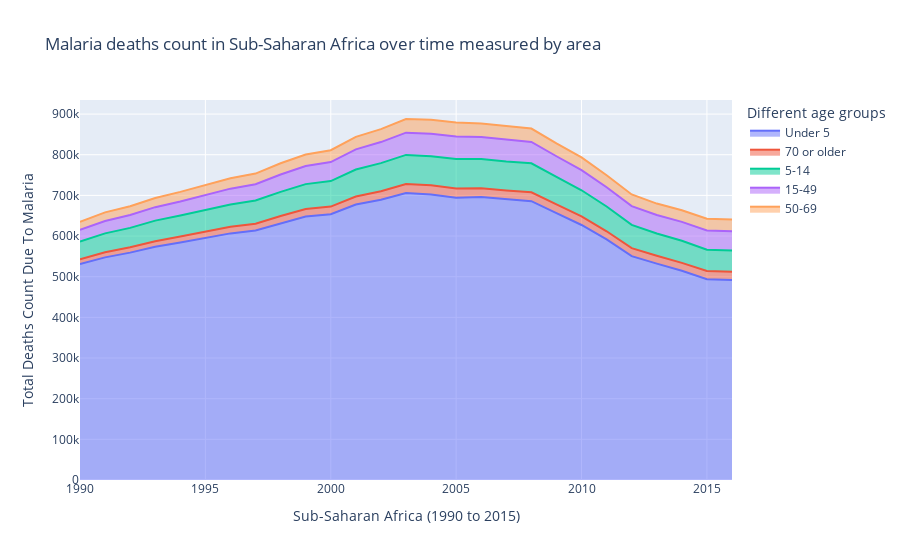

The code cell stored with this chart in its notebook:
### Markdown cell above
### After merging all the datasets together and sorted them:
### We can tell that Sub-Saharan Africa has the most deaths of malaria over the years
### Now let's see how many people of each age groups have died in Sub-Saharan Africa from 1990 to 2015.
### This is an area plot which I think perfectly shows the distribution of deaths from different age groups in Sub-Saharan Africa from 1990 to 2015.

### Code cell
df_merged_all_ssa=(pd.concat([df_merged_all[df_merged_all.Entity == "Sub-Saharan Africa"]]))
df_merged_all_ssa.head(15)
fig_ssa = px.area(df_merged_all_ssa, x="Year", y="deaths",color="age_group", labels={
                     "age_group": "Different age groups",
                     "Year": "Sub-Saharan Africa (1990 to 2015)",
                     "deaths": "Total Deaths Count Due To Malaria"
                 },
                title="Malaria deaths count in Sub-Saharan Africa over time measured by area ")
fig_ssa

### Figure 1 — Plotly figure (JSON) as saved in the notebook; plotly's stock layout.template omitted (floating-point values rounded to 4 significant figures)
{"data": [{"hovertemplate": "Different age groups=Under 5<br>Sub-Saharan Africa (1990 to 2015)=%{x}<br>Total Deaths Count Due To Malaria=%{y}<extra></extra>", "legendgroup": "Under 5", "line": {"color": "#636efa"}, "mode": "lines", "name": "Under 5", "orientation": "v", "showlegend": true, "stackgroup": "1", "type": "scatter", "x": [1990, 1991, 1992, 1993, 1994, 1995, 1996, 1997, 1998, 1999, 2000, 2001, 2002, 2003, 2004, 2005, 2006, 2007, 2008, 2009, 2010, 2011, 2012, 2013, 2014, 2015, 2016], "xaxis": "x", "y": [530900.0, 547500.0, 559200.0, 573500.0, 584200.0, 595800.0, 606600.0, 613700.0, 631800.0, 648200.0, 653800.0, 677500.0, 689400.0, 706100.0, 702400.0, 694300.0, 695800.0, 689900.0, 685700.0, 656500.0, 627200.0, 591600.0, 550600.0, 532200.0, 514500.0, 494000.0, 491900.0], "yaxis": "y"}, {"hovertemplate": "Different age groups=70 or older<br>Sub-Saharan Africa (1990 to 2015)=%{x}<br>Total Deaths Count Due To Malaria=%{y}<extra></extra>", "legendgroup": "70 or older", "line": {"color": "#EF553B"}, "mode": "lines", "name": "70 or older", "orientation": "v", "showlegend": true, "stackgroup": "1", "type": "scatter", "x": [1990, 1991, 1992, 1993, 1994, 1995, 1996, 1997, 1998, 1999, 2000, 2001, 2002, 2003, 2004, 2005, 2006, 2007, 2008, 2009, 2010, 2011, 2012, 2013, 2014, 2015, 2016], "xaxis": "x", "y": [11940.0, 12840.0, 13220.0, 13910.0, 14540.0, 15270.0, 16120.0, 16600.0, 17550.0, 18030.0, 18600.0, 19810.0, 20690.0, 21890.0, 22240.0, 22490.0, 22040.0, 22230.0, 22030.0, 21360.0, 21050.0, 20140.0, 19740.0, 19370.0, 19670.0, 19910.0, 20020.0], "yaxis": "y"}, {"hovertemplate": "Different age groups=5-14<br>Sub-Saharan Africa (1990 to 2015)=%{x}<br>Total Deaths Count Due To Malaria=%{y}<extra></extra>", "legendgroup": "5-14", "line": {"color": "#00cc96"}, "mode": "lines", "name": "5-14", "orientation": "v", "showlegend": true, "stackgroup": "1", "type": "scatter", "x": [1990, 1991, 1992, 1993, 1994, 1995, 1996, 1997, 1998, 1999, 2000, 2001, 2002, 2003, 2004, 2005, 2006, 2007, 2008, 2009, 2010, 2011, 2012, 2013, 2014, 2015, 2016], "xaxis": "x", "y": [43950.0, 46210.0, 47690.0, 50520.0, 51820.0, 53280.0, 55080.0, 56990.0, 59410.0, 61460.0, 62810.0, 66250.0, 69270.0, 71590.0, 71880.0, 72680.0, 71570.0, 71280.0, 71180.0, 67790.0, 64300.0, 60870.0, 57190.0, 54560.0, 54470.0, 52520.0, 52350.0], "yaxis": "y"}, {"hovertemplate": "Different age groups=15-49<br>Sub-Saharan Africa (1990 to 2015)=%{x}<br>Total Deaths Count Due To Malaria=%{y}<extra></extra>", "legendgroup": "15-49", "line": {"color": "#ab63fa"}, "mode": "lines", "name": "15-49", "orientation": "v", "showlegend": true, "stackgroup": "1", "type": "scatter", "x": [1990, 1991, 1992, 1993, 1994, 1995, 1996, 1997, 1998, 1999, 2000, 2001, 2002, 2003, 2004, 2005, 2006, 2007, 2008, 2009, 2010, 2011, 2012, 2013, 2014, 2015, 2016], "xaxis": "x", "y": [28290.0, 30540.0, 31560.0, 33100.0, 34650.0, 36640.0, 38840.0, 40060.0, 42640.0, 44720.0, 46730.0, 49730.0, 51840.0, 54760.0, 55300.0, 55550.0, 54000.0, 54100.0, 52670.0, 50660.0, 49720.0, 47340.0, 46150.0, 45520.0, 46270.0, 47110.0, 47460.0], "yaxis": "y"}, {"hovertemplate": "Different age groups=50-69<br>Sub-Saharan Africa (1990 to 2015)=%{x}<br>Total Deaths Count Due To Malaria=%{y}<extra></extra>", "legendgroup": "50-69", "line": {"color": "#FFA15A"}, "mode": "lines", "name": "50-69", "orientation": "v", "showlegend": true, "stackgroup": "1", "type": "scatter", "x": [1990, 1991, 1992, 1993, 1994, 1995, 1996, 1997, 1998, 1999, 2000, 2001, 2002, 2003, 2004, 2005, 2006, 2007, 2008, 2009, 2010, 2011, 2012, 2013, 2014, 2015, 2016], "xaxis": "x", "y": [19940.0, 21180.0, 21650.0, 22590.0, 23470.0, 24610.0, 25750.0, 26260.0, 27620.0, 28260.0, 29130.0, 30740.0, 31920.0, 33590.0, 33980.0, 34260.0, 33280.0, 33440.0, 32880.0, 31700.0, 31080.0, 29480.0, 28680.0, 28150.0, 28620.0, 29090.0, 29240.0], "yaxis": "y"}], "layout": {"legend": {"title": {"text": "Different age groups"}, "tracegroupgap": 0}, "title": {"text": "Malaria deaths count in Sub-Saharan Africa over time measured by area "}, "xaxis": {"anchor": "y", "domain": [0, 1], "title": {"text": "Sub-Saharan Africa (1990 to 2015)"}}, "yaxis": {"anchor": "x", "domain": [0, 1], "title": {"text": "Total Deaths Count Due To Malaria"}}}}
